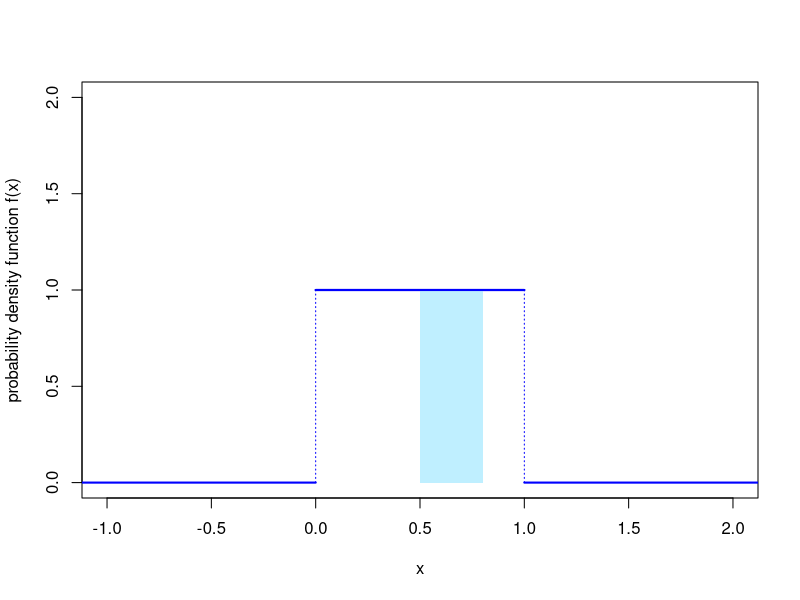
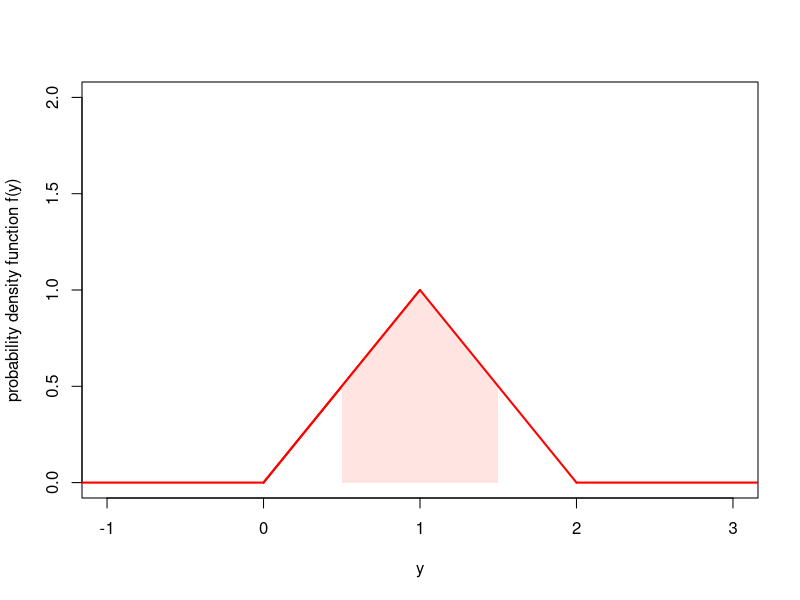
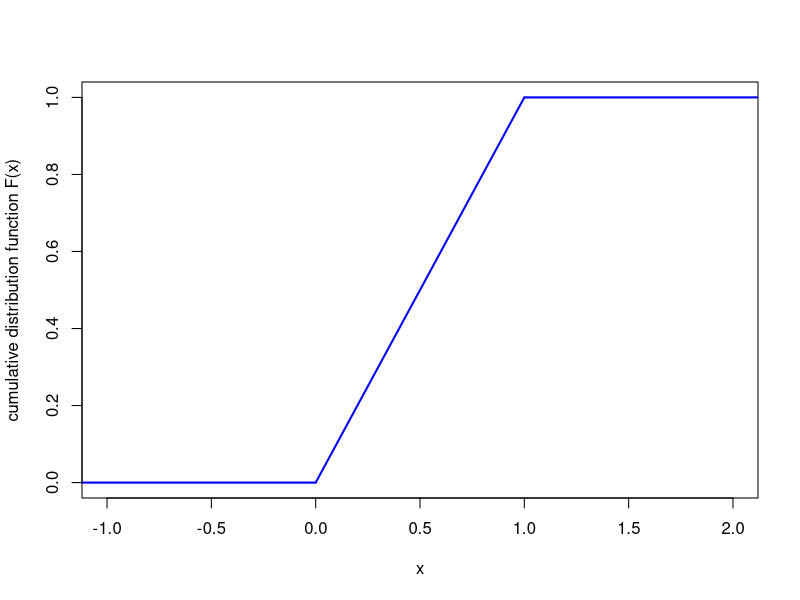
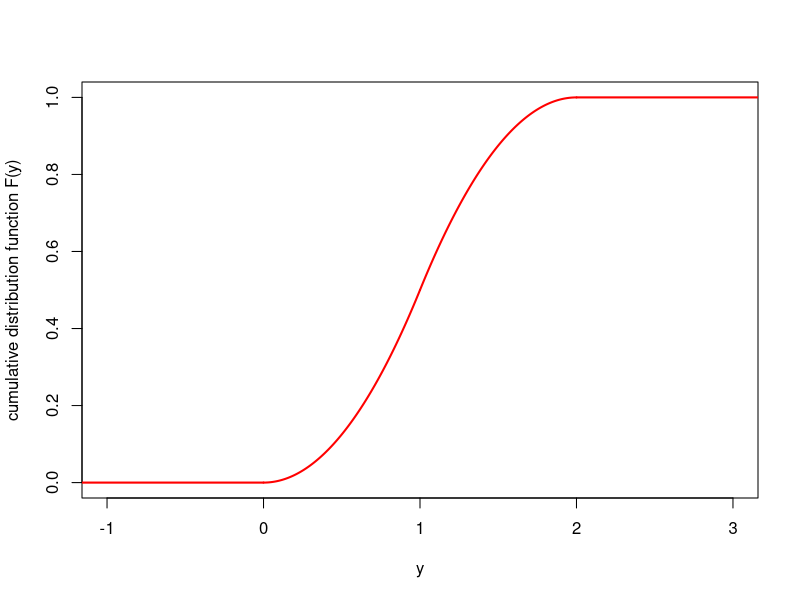

Reproduce these figures in R, in order.
## ---- chunk 1
curve(x-x+1, from = 0, to = 1,
      lwd = 2, col = "blue", xlim = c(-1,2), ylim = c(0,2),
      xlab = "x", ylab = "probability density function f(x)"
)
curve(x - x, from = -1.5, to = 0, lwd = 2, col = "blue", add = TRUE)
curve(x - x, from = 1,  to = 2.5, lwd = 2, col = "blue", add = TRUE)
segments(0, 0, 0, 1, lwd = 1, col = "blue", lty = 3)
segments(1, 0, 1, 1, lwd = 1, col = "blue", lty = 3)
polygon(c(0.5, 0.5, 0.8, 0.8), c(0, 1, 1, 0), col = "lightblue1", border = NA)
curve(x-x+1, from = 0, to = 1, lwd = 2, col = "blue", add = TRUE)
## ---- chunk 2
curve(x+1-1, from = 0, to = 1,
      lwd = 2, col = "red", xlim = c(-1,3), ylim = c(0,2),
      xlab = "y", ylab = "probability density function f(y)"
)
polygon(c(0.5, 0.5, 1, 1.5, 1.5), c(0, 0.5, 1, 0.5, 0), col = "mistyrose", border = NA)
curve(x+1-1, from = 0, to = 1, lwd = 2, col = "red", add = TRUE)
curve(2 - x, from = 1, to = 2, lwd = 2, col = "red", add = TRUE)
curve(x - x, from = -1.5, to = 0, lwd = 2, col = "red", add = TRUE)
curve(x - x, from = 2,  to = 3.5, lwd = 2, col = "red", add = TRUE)

## ---- chunk 3
curve(x + 1 - 1, from = 0, to = 1,
      lwd = 2, col = "blue", xlim = c(-1,2), ylim = c(0,1),
      xlab = "x", ylab = "cumulative distribution function F(x)"
)
curve(x - x, from = -1.5, to = 0, lwd = 2, col = "blue", add = TRUE)
curve(x - x + 1, from = 1,  to = 2.5, lwd = 2, col = "blue", add = TRUE)
## ---- chunk 4
curve(x^2/2+1-1, from = 0, to = 1,
      lwd = 2, col = "red", xlim = c(-1,3), ylim = c(0,1),
      xlab = "y", ylab = "cumulative distribution function F(y)"
)
curve(2*x - 1 - x^2/2, from = 1, to = 2, lwd = 2, col = "red", add = TRUE)
curve(x - x, from = -1.5, to = 0, lwd = 2, col = "red", add = TRUE)
curve(x - x+1, from = 2,  to = 3.5, lwd = 2, col = "red", add = TRUE)
